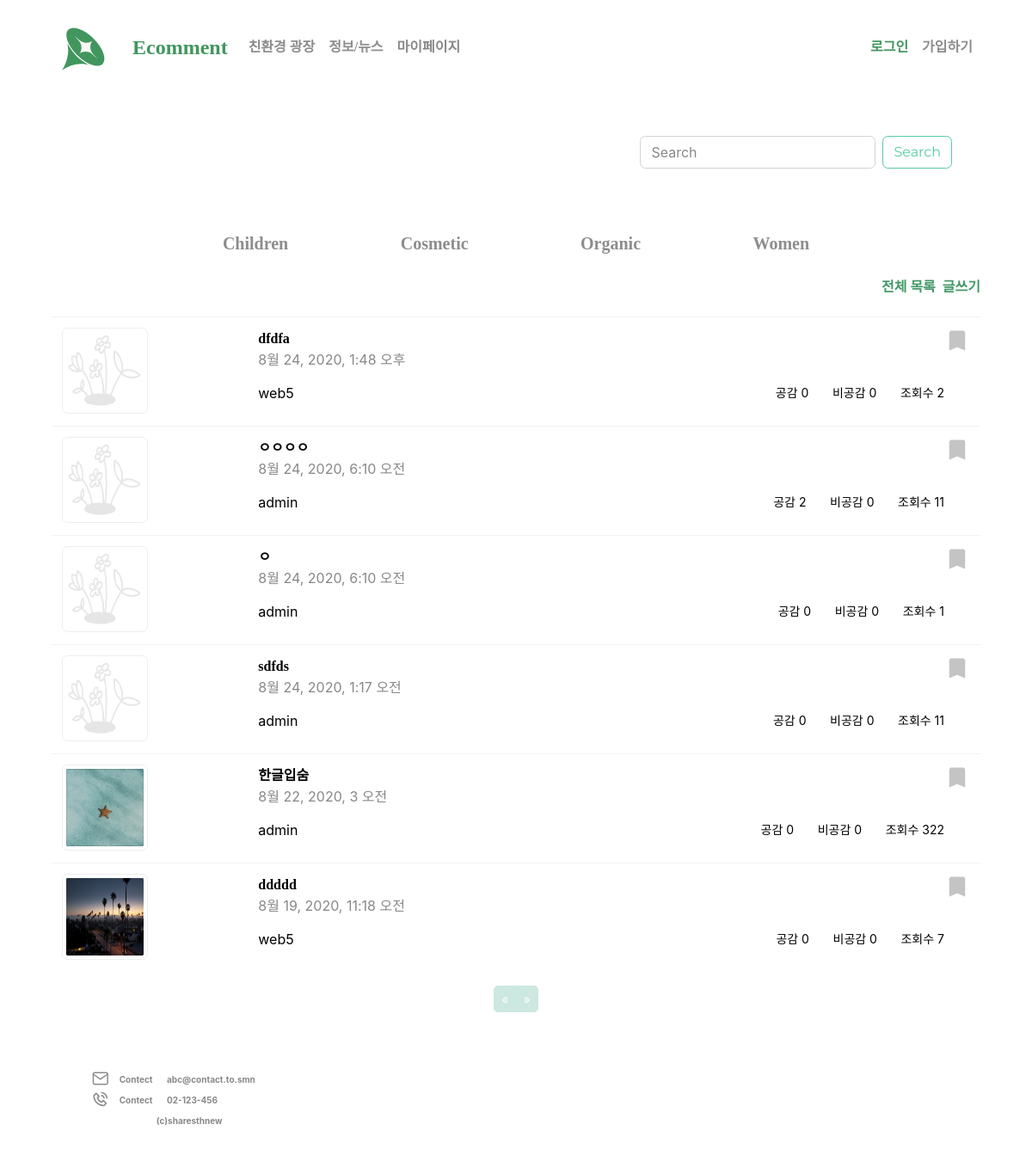
Page /community/category/Children/ on the earlier database version.
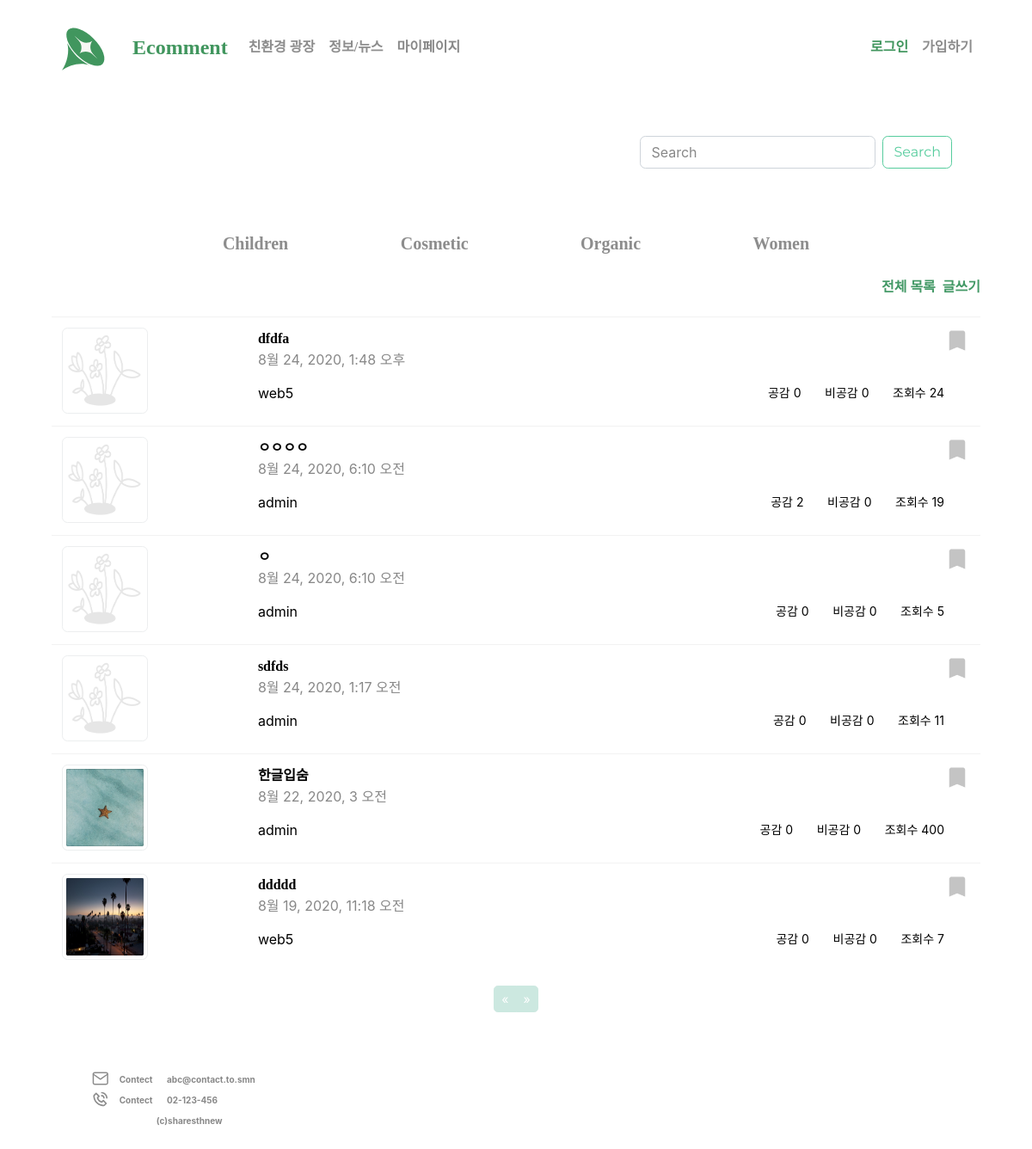
Same page on the later database version.
### community/models.py (models this page shows, shortened)
class Post(models.Model):
    author = models.ForeignKey(User, on_delete=models.CASCADE, related_name='user',null=True)
    title = models.CharField(max_length = 200,null=True)
    category = models.CharField(max_length=200, default='uncategorized')
    text = models.TextField(max_length = 1700, null=True)
    image = models.ImageField(upload_to= 'community/community_photo/%Y/%m/%d',null=True, blank=True)
    created = models.DateTimeField(auto_now_add=True,null=True)
    updated = models.DateTimeField(auto_now=True)
    like = models.ManyToManyField(User, related_name='like_post', blank=True)
    unlike = models.ManyToManyField(User, related_name='unlike_post', blank=True)
    favorite = models.ManyToManyField(User, related_name='favorite_post', blank=True)
    hits = models.PositiveIntegerField(default = 0)
    class Meta:
        ordering = ['-created']

### community/views.py (the view)
# urls.py: path('category/<str:cats>/',CategoryView, name='category'),
def CategoryView(request,cats):
    category_posts = Post.objects.filter(category=cats)
    cat_menu = Category.objects.all()
    return render(request, 'community/categories.html',{'cats':cats,'category_posts':category_posts,'cat_menu':cat_menu})

### community/models.py (called while the page is built)
    def __str__(self):
        return self.name

### templates/community/categories.html (shortened to what this page needs)
{% extends 'base.html' %}
{% block content %}
        <form class="form-inline m-5 float-right" action="{% url 'community:search' %}" method="post">
      <input class="form-control mr-sm-2" type="search" placeholder="Search" aria-label="Search" name="q" value="{{q}}">
      <button class="btn btn-outline-success my-2 my-sm-0" type="submit">Search</button>
    </form>
    <div class="container">
        <div class="col text-center my-4">
            {% for item in cat_menu %}
                <a style="font-size: 20px;margin: 6%;" href="{% url 'community:category' item %}"> {{ item }}</a>
            {%endfor%}
        </div>
        {% if user.is_authenticated %}
            <a style="color:#439966;float: right;margin-bottom:2%;" href="{% url 'community:create' %}">글쓰기</a>
        {% else %}
            <a style="color:#439966;cursor:pointer;float:right;margin-bottom:2%" data-toggle="modal" data-target="#myModal"> 글쓰기 </a>
        {% endif %}
   <a class="write" style="color:#439966;float: right;margin-bottom:2%;" href="{% url 'community:list' %}">전체 목록&nbsp&nbsp</a>
        <div class="table-responsive">
            <table class="table">
                {% for object in category_posts %}
                    <tr>
                        <td><a href="{% url 'community:detail' object.id %}">
                            {% if object.image %}
                                <img src="{{ object.image.url }}" alt="..." class="img-thumbnail" style="width:100px;height:100px;">
                            {% else %}
                                <img src="/static/image/alt.png" alt="..." class="img-thumbnail" style="width:100px;height:100px;">
                            {% endif %}
                        </a></td>
                        <th scope="row"><a style="color: #000000;" href="{% url 'community:detail' object.id %}">{{object.title}}</a><br><span style="font-weight: normal">{{object.created}}</span>
                            <br><span style="display: block;margin-top:15px;color: #000000;font-weight: normal">{{object.author}}</span></th>
                        <td><span><a href="{% url 'community:favorite' object.id %}" class="float-right">{% if user in object.favorite.all %} <img src="/static/image/sc_active.png"> {%else%} <img src="/static/image/scrab.png">{% endif %}</a></span><p style="margin-top:65px;float:right; font-weight:normal;font-size:14px;color: #000000;">공감 <span> {{ object.like.all.count}} </span>&nbsp&nbsp&nbsp&nbsp&nbsp&nbsp비공감 <span> {{ object.unlike.all.count}} </span>&nbsp&nbsp&nbsp&nbsp&nbsp&nbsp조회수 <span> {{ object.hits }} </span></p></td>
                    </tr>
                {% endfor %}
            </table>
        </div>
    </div>
    {% include 'community/pagination.html' %}
    {% include 'footer.html' %}
{% endblock %}

Differences in the rows shown:
changed Post "dfdfa": hits "2" → "24"
changed Post "ㅇㅇㅇㅇ": hits "11" → "19"
changed Post (number 3 of 6 on the later page): hits "1" → "5"
changed Post "한글입숨": hits "322" → "400"
